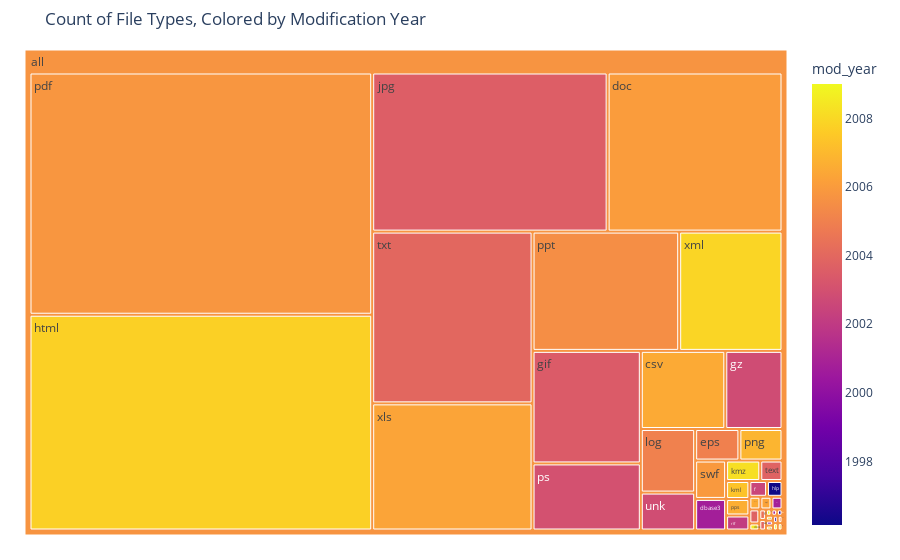

This figure's notebook cell:
### Code cell
import plotly.express as px

fig = px.treemap(df,title="Count of File Types, Colored by Modification Year",path=[px.Constant("all"), 'extension'], color='mod_year',height=600
                )
fig.update_traces(root_color="lightgrey")
fig.update_layout(margin = dict(t=50, l=25, r=25, b=25))
fig.show()

### Figure 1 — Plotly figure (JSON) as saved in the notebook; plotly's stock layout.template omitted (floating-point values rounded to 4 significant figures)
{"data": [{"branchvalues": "total", "customdata": [[2007.0], [2001.0], [2006.0], [2008.0], [2009], [2005.0], [2002.0], [2001], [1997], [2003.0], [2004.0], [2003.0], [1996.0], [2008.0], [2006.0], [2004.0], [2007.0], [2008.0], [2005.0], [2006.0], [2007.0], [2007.0], [2006.0], [2008], [2003.0], [1999], [2002.0], [2008], [2006.0], [2006.0], [1997], [2001.0], [2004.0], [2004.0], [2005], [2004.0], [2003.0], [2004], [2006.0], [2009], [2008.0], [2008], [2006.0]], "domain": {"x": [0, 1], "y": [0, 1]}, "hovertemplate": "labels=%{label}<br>count=%{value}<br>parent=%{parent}<br>id=%{id}<br>mod_year=%{color}<extra></extra>", "ids": ["all/csv", "all/dbase3", "all/doc", "all/docx", "all/dwf", "all/eps", "all/f", "all/fits", "all/fm", "all/gif", "all/gls", "all/gz", "all/hlp", "all/html", "all/java", "all/jpg", "all/kml", "all/kmz", "all/log", "all/pdf", "all/png", "all/pps", "all/ppt", "all/pptx", "all/ps", "all/pub", "all/rtf", "all/sgml", "all/sql", "all/swf", "all/sys", "all/tex", "all/text", "all/tmp", "all/troff", "all/txt", "all/unk", "all/wp", "all/xls", "all/xlsx", "all/xml", "all/zip", "all"], "labels": ["csv", "dbase3", "doc", "docx", "dwf", "eps", "f", "fits", "fm", "gif", "gls", "gz", "hlp", "html", "java", "jpg", "kml", "kmz", "log", "pdf", "png", "pps", "ppt", "pptx", "ps", "pub", "rtf", "sgml", "sql", "swf", "sys", "tex", "text", "tmp", "troff", "txt", "unk", "wp", "xls", "xlsx", "xml", "zip", "all"], "marker": {"coloraxis": "coloraxis", "colors": [2007.0, 2001.0, 2006.0, 2008.0, 2009, 2005.0, 2002.0, 2001, 1997, 2003.0, 2004.0, 2003.0, 1996.0, 2008.0, 2006.0, 2004.0, 2007.0, 2008.0, 2005.0, 2006.0, 2007.0, 2007.0, 2006.0, 2008, 2003.0, 1999, 2002.0, 2008, 2006.0, 2006.0, 1997, 2001.0, 2004.0, 2004.0, 2005, 2004.0, 2003.0, 2004, 2006.0, 2009, 2008.0, 2008, 2006.0]}, "name": "", "parents": ["all", "all", "all", "all", "all", "all", "all", "all", "all", "all", "all", "all", "all", "all", "all", "all", "all", "all", "all", "all", "all", "all", "all", "all", "all", "all", "all", "all", "all", "all", "all", "all", "all", "all", "all", "all", "all", "all", "all", "all", "all", "all", ""], "root": {"color": "lightgrey"}, "type": "treemap", "values": [189, 28, 797, 2, 1, 40, 8, 1, 1, 349, 2, 128, 7, 2118, 4, 1073, 12, 20, 99, 2378, 39, 11, 501, 1, 208, 1, 10, 1, 4, 34, 1, 4, 13, 4, 1, 789, 59, 2, 584, 1, 353, 1, 9879]}], "layout": {"autosize": true, "coloraxis": {"colorbar": {"title": {"text": "mod_year"}}, "colorscale": [[0, "#0d0887"], [0.1111, "#46039f"], [0.2222, "#7201a8"], [0.3333, "#9c179e"], [0.4444, "#bd3786"], [0.5556, "#d8576b"], [0.6667, "#ed7953"], [0.7778, "#fb9f3a"], [0.8889, "#fdca26"], [1, "#f0f921"]]}, "legend": {"tracegroupgap": 0}, "margin": {"b": 25, "l": 25, "r": 25, "t": 50}, "title": {"text": "Count of File Types, Colored by Modification Year"}}}
